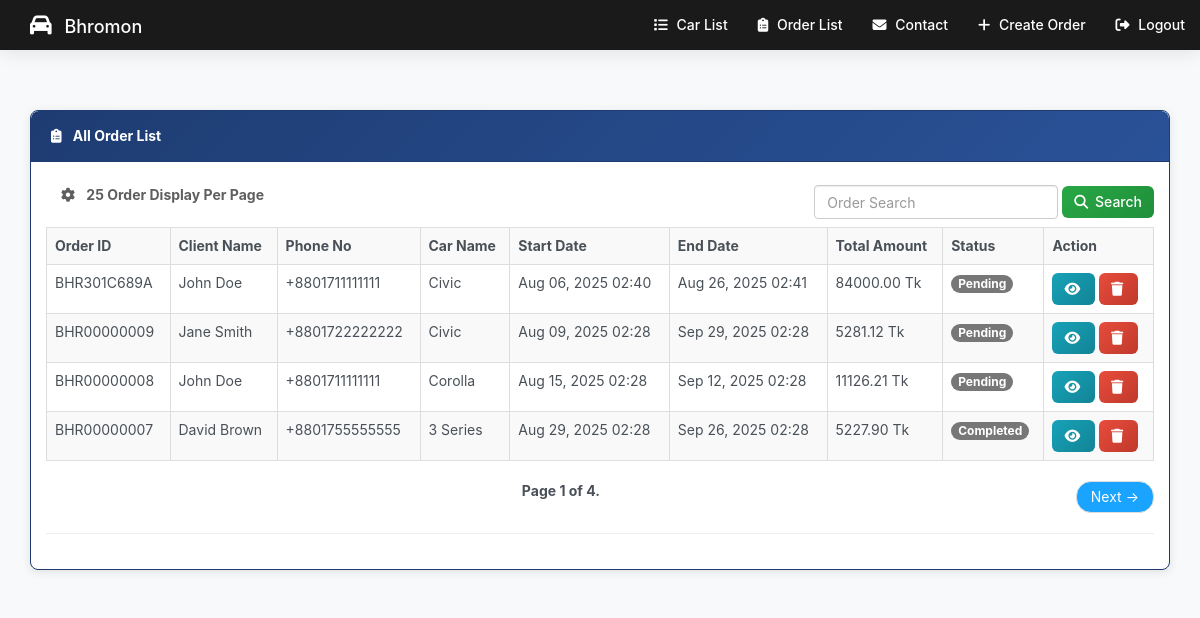
/listOrder/, run on the app's committed database.
### system/models.py (models this page shows, shortened)
class Order(models.Model):
    ORDER_STATUS_CHOICES = [
        ('pending', 'Pending'),
        ('confirmed', 'Confirmed'),
        ('ongoing', 'Ongoing'),
        ('completed', 'Completed'),
        ('cancelled', 'Cancelled'),
    ]
    order_id = models.CharField(max_length=20, unique=True)
    car = models.ForeignKey(Car, on_delete=models.CASCADE)
    client = models.ForeignKey(Client, on_delete=models.CASCADE, related_name='orders')
    driver = models.ForeignKey(Driver, on_delete=models.SET_NULL, null=True, blank=True)
    start_date = models.DateTimeField()
    end_date = models.DateTimeField()
    pickup_location = models.ForeignKey(Location, on_delete=models.SET_NULL, null=True, related_name='pickup_orders')
    dropoff_location = models.ForeignKey(Location, on_delete=models.SET_NULL, null=True, related_name='dropoff_orders')
    total_amount = models.DecimalField(max_digits=10, decimal_places=2, default=0.00)
    status = models.CharField(max_length=20, choices=ORDER_STATUS_CHOICES, default='pending')
    created_at = models.DateTimeField(auto_now_add=True)
    updated_at = models.DateTimeField(auto_now=True)
    special_requirements = models.TextField(null=True, blank=True)
    class Meta:
        indexes = [
            models.Index(fields=['status', 'created_at']),
            models.Index(fields=['client', 'status']),
            models.Index(fields=['order_id']),
        ]

class Client(models.Model):
    CLIENT_CATEGORIES = [
        ('regular', 'Regular'),
        ('premium', 'Premium'),
        ('corporate', 'Corporate'),
        ('vip', 'VIP'),
    ]
    user = models.OneToOneField(User, on_delete=models.CASCADE, null=True, blank=True)
    first_name = models.CharField(max_length=50)
    last_name = models.CharField(max_length=50)
    email = models.EmailField(unique=True)
    phone_number = models.CharField(max_length=15)
    address = models.TextField()
    date_of_birth = models.DateField(null=True, blank=True)
    license_number = models.CharField(max_length=50, unique=True)
    created_on = models.DateTimeField(auto_now_add=True)
    category = models.CharField(max_length=20, choices=CLIENT_CATEGORIES, default='regular')
    location = models.ForeignKey(Location, on_delete=models.SET_NULL, null=True, blank=True)
    is_verified = models.BooleanField(default=False)
    credit_score = models.IntegerField(default=700)
    total_bookings = models.IntegerField(default=0)
    class Meta:
        indexes = [
            models.Index(fields=['category']),
            models.Index(fields=['location']),
            models.Index(fields=['email']),
        ]

class Car(models.Model):
    CAR_STATUS_CHOICES = [
        ('available', 'Available'),
        ('rented', 'Rented'),
        ('maintenance', 'Under Maintenance'),
        ('inactive', 'Inactive'),
    ]
    TRANSMISSION_CHOICES = [
        ('manual', 'Manual'),
        ('automatic', 'Automatic'),
    ]
    FUEL_CHOICES = [
        ('petrol', 'Petrol'),
        ('diesel', 'Diesel'),
        ('electric', 'Electric'),
        ('hybrid', 'Hybrid'),
    ]
    image = models.ImageField(upload_to=uploaded_location, null=True, blank=True, width_field="width_field", height_field="height_field")
    height_field = models.IntegerField(default=0)
    width_field = models.IntegerField(default=0)
    car_name = models.CharField(max_length=100)
    company_name = models.CharField(max_length=100)
    model_year = models.IntegerField(null=True, blank=True)
    num_of_seats = models.IntegerField()
    cost_par_day = models.DecimalField(max_digits=10, decimal_places=2)
    content = models.TextField()
    like = models.IntegerField(default=0)
    status = models.CharField(max_length=20, choices=CAR_STATUS_CHOICES, default='available')
    transmission = models.CharField(max_length=20, choices=TRANSMISSION_CHOICES, default='manual')
    fuel_type = models.CharField(max_length=20, choices=FUEL_CHOICES, default='petrol')
    mileage = models.DecimalField(max_digits=5, decimal_places=2, null=True, blank=True)
    location = models.ForeignKey(Location, on_delete=models.SET_NULL, null=True, blank=True)
    license_plate = models.CharField(max_length=20, unique=True, null=True, blank=True)
    created_at = models.DateTimeField(auto_now_add=True, null=True, blank=True)
    updated_at = models.DateTimeField(auto_now=True)
    class Meta:
        indexes = [
            models.Index(fields=['status', 'location']),
            models.Index(fields=['cost_par_day']),
            models.Index(fields=['company_name']),
        ]

### system/views.py (the view, shortened to what this page needs)
# urls.py: path('listOrder/', order_list, name='list_order'),
def order_list(request):
    order = Order.objects.all().order_by('-id')
    query = request.GET.get('q')
    paginator = Paginator(order, 4)
    page = request.GET.get('page')
    try:
        order = paginator.page(page)
    except PageNotAnInteger:
        order = paginator.page(1)
    except EmptyPage:
        order = paginator.page(paginator.num_pages)
    context = {
        'order': order,
    }
    return render(request, 'order_list.html', context)

### templates/order_list.html (shortened to what this page needs)
{% extends 'base.html' %}
{% block nav %}
    <div class="collapse navbar-collapse" id="myNavbar">
      <ul class="nav navbar-nav navbar-right">
        <li><a href="{% url 'car_list' %}"><span class="fas fa-list"></span> Car List</a></li>
        <li><a href="{% url 'order_list' %}"><span class="fas fa-clipboard-list"></span> Order List</a></li>
        <li><a href="{% url 'contact' %}"><span class="fas fa-envelope"></span> Contact</a></li>
        <li><a href="{% url 'order_create' %}"><span class="fas fa-plus"></span> Create Order</a></li>
        <li><a href="{% url 'logout' %}"><span class="fas fa-sign-out-alt"></span> Logout</a></li>
      </ul>
    </div>
{% endblock %}
{% block body %}
<div class='container table-responsive'>
<div class="panel panel-primary">
  <div class="panel-heading"><strong><span class="fas fa-clipboard-list"></span> All Order List</strong> </div>
    <div class="panel-body">
    <strong class="navbar-form navbar-left" style="color: #5f5f5f;"><span class="fas fa-cog"></span> 25 Order Display Per Page </strong>
    {% block search_box %}
      <form method="GET" class="navbar-form navbar-right" role="search">
        <div class="form-group">
          <input type="text" class="form-control" placeholder="Order Search" value="{{request.GET.q}}" name="q">
        </div>
        <button type="submit" class="btn btn-success"><span class="fas fa-search"></span> Search</button>
      </form>
      {% endblock %}
  <table class="table table-bordered table-striped table-hover">
   <tr>
     <td><strong>Order ID</strong></td>
   <td><strong>Client Name</strong></td>
   <td><strong>Phone No</strong></td>
    <td><strong>Car Name</strong></td>
    <td><strong>Start Date</strong></td>
    <td><strong>End Date</strong></td>
    <td><strong>Total Amount</strong></td>
    <td><strong>Status</strong></td>
    <td><strong>Action</strong></td>
  </tr>
      {% for ob in order %}
    <tr>
    <td>{{ob.order_id}}</td>
    <td>{{ob.client.first_name}} {{ob.client.last_name}}</td>
    <td>{{ob.client.phone_number}}</td>
    <td>{{ob.car.car_name}}</td>
    <td>{{ob.start_date|date:"M d, Y H:i"}}</td>
    <td>{{ob.end_date|date:"M d, Y H:i"}}</td>
    <td>{{ob.total_amount}} Tk</td>
    <td><span class="badge badge-{% if ob.status == 'pending' %}warning{% elif ob.status == 'confirmed' %}primary{% elif ob.status == 'ongoing' %}info{% elif ob.status == 'completed' %}success{% else %}danger{% endif %}">{{ob.status|title}}</span></td>
    <td>
         <a href="{% url 'order_detail' ob.id %}"><button type="button" class="btn btn-info"><span class="fas fa-eye"></span></button></a>
         <a href="{% url 'order_delete' ob.id %}"><button type="button" class="btn btn-danger"><span class="fas fa-trash"></span></button></a>
    </td>
</tr>
    {% endfor %}
  </table>
<nav>
  <ul class="pager">
      <li class="previous">
         <strong> Page {{ order.number }} of {{ order.paginator.num_pages }}.</strong>
    </li>
    <li class="next">{% if order.has_next %}
            <a href="?page={{ order.next_page_number }}" style="background-color:#1aa3ff !important; color: white !important;">
        Next <span aria-hidden="true">&rarr;</span></a>{% endif %}</li>
  </ul>
</nav>
    <hr>
    </div>
    </div>
{% endblock %}

### templates/base.html (shortened to what this page needs)
{% load static %}
<!doctype html>
<html lang="en">
<head>
    <link rel="stylesheet" href="{% static 'css/bootstrap.min.css' %}">
    <link rel="stylesheet" href="https://cdnjs.cloudflare.com/ajax/libs/font-awesome/6.4.0/css/all.min.css">
    <link rel="stylesheet" href="{% static 'css/style.css' %}">
</head>
<body>
<nav class="navbar navbar-custom navbar-fixed-top">
  <div class="container">
    <div class="navbar-header">
      <a href="{% url 'home' %}" class="navbar-brand"><span class="fas fa-car"></span> Bhromon</a>
    </div>
      <div class="collapse navbar-collapse" id="myNavbar">
        <ul class="nav navbar-nav navbar-right">
            {% block nav %}{% endblock %}
        </ul>
      </div>
  </div>
</nav>
{% block body %}{% endblock %}
</body>
</html>

### static/css/style.css (style rules this page uses)
body { background: #f8f9fa; font-family: 'Inter', 'Segoe UI', sans-serif; color: #495057; }
.navbar { margin-bottom: 35px !important; background: #1a1a1a; z-index: 9999; border: 0; font-size: 14px !important; line-height: 1.42857143 !important; border-radius: 0; box-shadow: 0 2px 20px rgba(0,0,0,0.1); }
.navbar li a, .navbar .navbar-brand { color: #ffffff !important; font-weight: 500; }
.navbar-custom { background: #1a1a1a !important; }
.navbar-fixed-top { position: relative!important; }
.panel { margin-top:25px; }
.panel-primary { border-color: #f1f1f1 !important; }
.btn-danger { background: linear-gradient(135deg, #e74c3c 0%, #c0392b 100%) !important; border: none !important; border-radius: 6px !important; font-weight: 500 !important; }
.btn-info { background: linear-gradient(135deg, #17a2b8 0%, #138496 100%) !important; border: none !important; border-radius: 6px !important; font-weight: 500 !important; }
.btn-success { background: linear-gradient(135deg, #28a745 0%, #20903a 100%) !important; border: none !important; border-radius: 6px !important; font-weight: 500 !important; }
.fas { margin-right: 8px; }
.navbar-brand .fas { color: #fff; font-size: 1.2em; }
.navbar-brand { text-decoration: none !important; color: #fff !important; }
.nav li a .fas { margin-right: 5px; }
.btn .fas { margin-right: 3px; }
.panel { background: #fff; border: 1px solid #e0e0e0; border-radius: 8px; box-shadow: 0 2px 10px rgba(0,0,0,0.1); transition: box-shadow 0.3s ease; }
.panel-heading { background: linear-gradient(135deg, #1e3c72 0%, #2a5298 100%) !important; color: #fff !important; border-radius: 8px 8px 0 0 !important; padding: 15px 20px; font-weight: 500; }
.panel-primary { border-color: #1e3c72 !important; }
.panel-primary .panel-heading { background: linear-gradient(135deg, #1e3c72 0%, #2a5298 100%) !important; border-color: #1e3c72 !important; }

### data on the page
Order: order_id "BHR301C689A", client.first_name "John", client.last_name "Doe", client.phone_number "+8801711111111", car.car_name "Civic", start_date "Aug 06, 2025 02:40", end_date "Aug 26, 2025 02:41", total_amount "84000.00", status "Pending"
Order: order_id "BHR00000009", client.first_name "Jane", client.last_name "Smith", client.phone_number "+8801722222222", car.car_name "Civic", start_date "Aug 09, 2025 02:28", end_date "Sep 29, 2025 02:28", total_amount "5281.12", status "Pending"
Order: order_id "BHR00000008", client.first_name "John", client.last_name "Doe", client.phone_number "+8801711111111", car.car_name "Corolla", start_date "Aug 15, 2025 02:28", end_date "Sep 12, 2025 02:28", total_amount "11126.21", status "Pending"
Order: order_id "BHR00000007", client.first_name "David", client.last_name "Brown", client.phone_number "+8801755555555", car.car_name "3 Series", start_date "Aug 29, 2025 02:28", end_date "Sep 26, 2025 02:28", total_amount "5227.90", status "Completed"

### other printed values
{{ order.number }} "1"
{{ order.paginator.num_pages }} "4"
